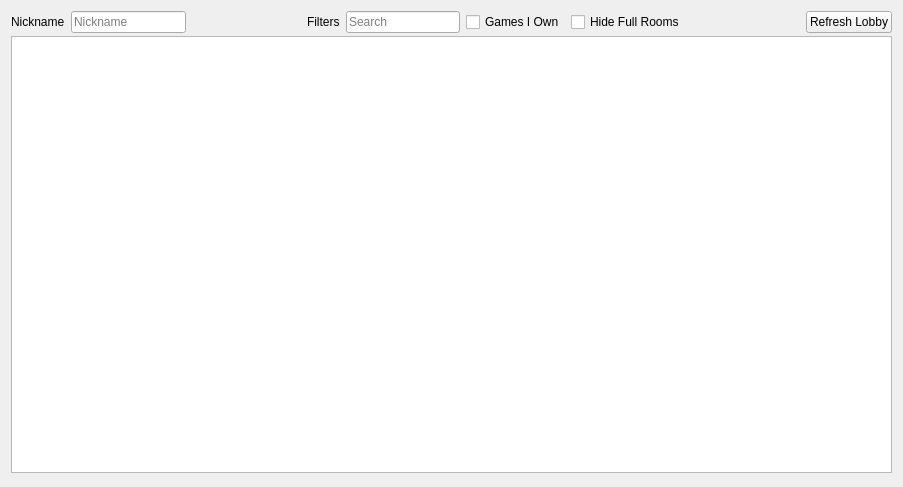
<?xml version="1.0" encoding="UTF-8"?>
<ui version="4.0">
 <class>Lobby</class>
 <widget class="QWidget" name="Lobby">
  <property name="geometry">
   <rect>
    <x>0</x>
    <y>0</y>
    <width>903</width>
    <height>487</height>
   </rect>
  </property>
  <property name="windowTitle">
   <string>Public Room Browser</string>
  </property>
  <layout class="QVBoxLayout" name="verticalLayout">
   <item>
    <layout class="QVBoxLayout" name="verticalLayout_2">
     <property name="spacing">
      <number>3</number>
     </property>
     <item>
      <layout class="QHBoxLayout" name="horizontalLayout_3">
       <property name="spacing">
        <number>6</number>
       </property>
       <item>
        <layout class="QHBoxLayout" name="horizontalLayout_5">
         <item>
          <widget class="QLabel" name="label">
           <property name="text">
            <string>Nickname</string>
           </property>
          </widget>
         </item>
         <item>
          <widget class="QLineEdit" name="nickname">
           <property name="placeholderText">
            <string>Nickname</string>
           </property>
          </widget>
         </item>
         <item>
          <spacer name="horizontalSpacer_2">
           <property name="orientation">
            <enum>Qt::Horizontal</enum>
           </property>
           <property name="sizeHint" stdset="0">
            <size>
             <width>40</width>
             <height>20</height>
            </size>
           </property>
          </spacer>
         </item>
         <item>
          <widget class="QLabel" name="label_2">
           <property name="text">
            <string>Filters</string>
           </property>
          </widget>
         </item>
         <item>
          <widget class="QLineEdit" name="search">
           <property name="placeholderText">
            <string>Search</string>
           </property>
           <property name="clearButtonEnabled">
            <bool>true</bool>
           </property>
          </widget>
         </item>
         <item>
          <widget class="QCheckBox" name="games_owned">
           <property name="text">
            <string>Games I Own</string>
           </property>
          </widget>
         </item>
         <item>
          <widget class="QCheckBox" name="hide_full">
           <property name="text">
            <string>Hide Full Rooms</string>
           </property>
          </widget>
         </item>
         <item>
          <spacer name="horizontalSpacer">
           <property name="orientation">
            <enum>Qt::Horizontal</enum>
           </property>
           <property name="sizeHint" stdset="0">
            <size>
             <width>40</width>
             <height>20</height>
            </size>
           </property>
          </spacer>
         </item>
         <item>
          <widget class="QPushButton" name="refresh_list">
           <property name="text">
            <string>Refresh Lobby</string>
           </property>
          </widget>
         </item>
        </layout>
       </item>
      </layout>
     </item>
     <item>
      <widget class="QTreeView" name="room_list"/>
     </item>
     <item>
      <widget class="QWidget" name="widget" native="true"/>
     </item>
    </layout>
   </item>
  </layout>
 </widget>
 <resources/>
 <connections/>
</ui>
